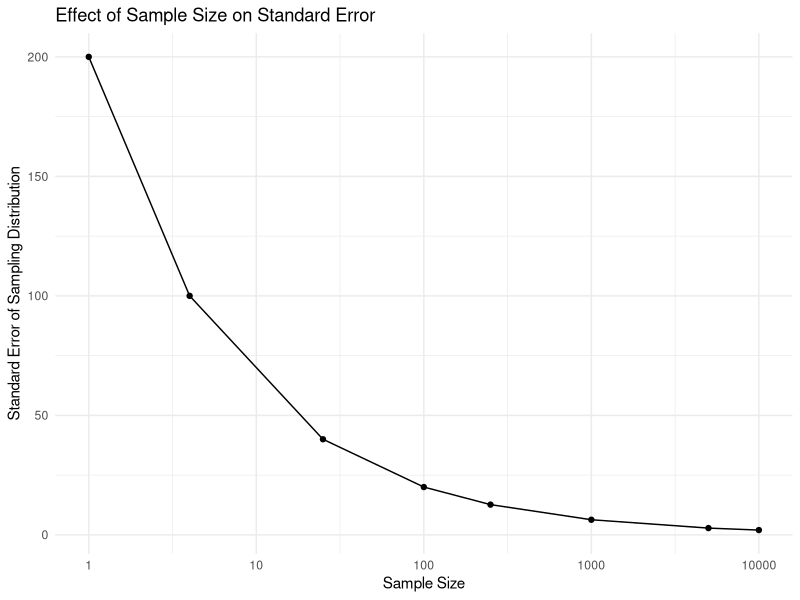

This figure's R source:
## ---- chunk 1
library(tidyverse)
## ---- chunk 2
#| echo: false

tibble::tibble(
  `Age group` = c("18-24", "25-30", "31 and up", "TOTAL"),
  `Non-voters` = c(70, 40, 220, 330),
  Voters = c(50, 50, 570, 670),
  Total = `Non-voters` + Voters
) |> 
  knitr::kable(caption = "Voting by Age in 2000")
## ---- chunk 3
(90 + 330 - 40)/1000
## ---- chunk 4
(70/120) + 1.96*sqrt((70/120 * (1 - 70/120))/120)
## ---- chunk 5
(70/120) - 1.96*sqrt((70/120 * (1 - 70/120))/120)
## ---- chunk 6
(40/90) + 1.96*sqrt((40/90*(1-40/90))/90)
## ---- chunk 7
(40/90) - 1.96*sqrt((40/90*(1-40/90))/90)
## ---- chunk 8
sigma <- 200

n <- c(1, 4, 25, 100, 250, 1000, 5000, 10000)

SE <- sigma / sqrt(n)

results <- data.frame(
  Sample_Size = n,
  Standard_Error = round(SE, 2)
)

print(results)

## ---- chunk 9
ggplot(results, aes(x = Sample_Size, y = Standard_Error)) +
  geom_point() +         
  geom_line() +     
  scale_x_log10() +                              
  labs(
    title = "Effect of Sample Size on Standard Error",
    x = "Sample Size",
    y = "Standard Error of Sampling Distribution"
  ) +
  theme_minimal()
## ---- chunk 10
n <- (4.5/1.96)*30

1.645*n/sqrt(900)
## ---- chunk 11
n1<-2000/sqrt(900)
(20200-20000)/n1

1-0.99865

n2 <- 2000/sqrt(25)
(20200-20000)/n2

1-0.6915

## ---- chunk 12
(0.5 + 1.96*sqrt(0.5*(1-0.5)/500)) * 500
(0.5 - 1.96*sqrt(0.5*(1-0.5)/500)) * 500

(0.5 + 1.96*sqrt(0.5*(1-0.5)/5000)) * 5000
(0.5 - 1.96*sqrt(0.5*(1-0.5)/5000)) * 5000

(0.5 + 1.96*sqrt(0.5*(1-0.5)/50000)) * 50000
(0.5 - 1.96*sqrt(0.5*(1-0.5)/50000)) * 50000
